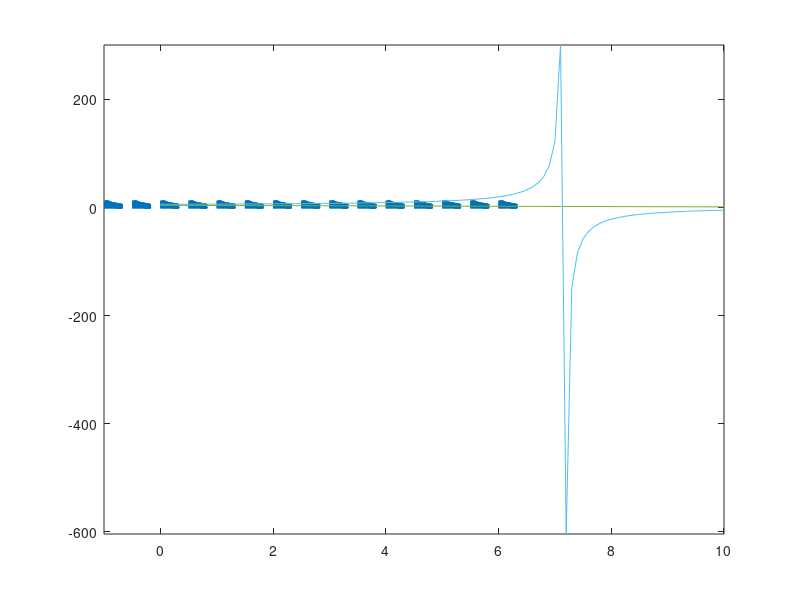

MATLAB code for this plot:
%April Dawn Kester
%akester
%AMS 20
%April 24, 2013
%Differential Plot

[t y] = meshgrid(-1:0.5:6,-1:0.5:12);

dy = (0.05*y).*(y-5);   
dt = ones(size(dy));

L = sqrt(dt.^2 + dy.^2);

quiver(t,y,dt./L,dy./L,0.5); axis tight
hold on

t = (0:0.1:10);
y = 20./ (4+exp(0.25*t)); 

plot(t,y)

hold on

t = (0:0.1:10);
y= -30./ (-6+exp(0.25*t)); 

plot(t,y)